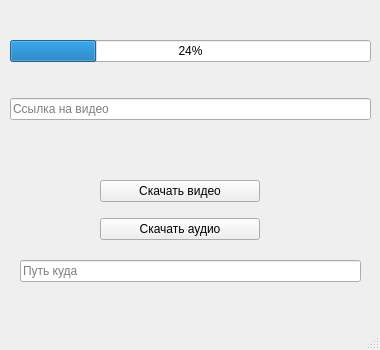
<?xml version="1.0" encoding="UTF-8"?>
<ui version="4.0">
 <class>download_youtube</class>
 <widget class="QMainWindow" name="download_youtube">
  <property name="geometry">
   <rect>
    <x>0</x>
    <y>0</y>
    <width>380</width>
    <height>350</height>
   </rect>
  </property>
  <property name="maximumSize">
   <size>
    <width>380</width>
    <height>520</height>
   </size>
  </property>
  <property name="windowTitle">
   <string>Загрузчик с ютуба</string>
  </property>
  <widget class="QWidget" name="centralwidget">
   <widget class="QWidget" name="verticalLayoutWidget">
    <property name="geometry">
     <rect>
      <x>10</x>
      <y>10</y>
      <width>361</width>
      <height>141</height>
     </rect>
    </property>
    <layout class="QVBoxLayout" name="verticalLayout">
     <item>
      <widget class="QProgressBar" name="progress_bar">
       <property name="value">
        <number>24</number>
       </property>
      </widget>
     </item>
     <item>
      <widget class="QLineEdit" name="url_dadress">
       <property name="placeholderText">
        <string>Ссылка на видео</string>
       </property>
      </widget>
     </item>
    </layout>
   </widget>
   <widget class="QWidget" name="verticalLayoutWidget_2">
    <property name="geometry">
     <rect>
      <x>100</x>
      <y>170</y>
      <width>160</width>
      <height>80</height>
     </rect>
    </property>
    <layout class="QVBoxLayout" name="verticalLayout_2">
     <item>
      <widget class="QPushButton" name="download_video">
       <property name="text">
        <string>Скачать видео</string>
       </property>
      </widget>
     </item>
     <item>
      <widget class="QPushButton" name="download_audio">
       <property name="text">
        <string>Скачать аудио</string>
       </property>
      </widget>
     </item>
    </layout>
   </widget>
   <widget class="QLineEdit" name="puth_file">
    <property name="geometry">
     <rect>
      <x>20</x>
      <y>260</y>
      <width>341</width>
      <height>22</height>
     </rect>
    </property>
    <property name="inputMask">
     <string/>
    </property>
    <property name="placeholderText">
     <string>Путь куда </string>
    </property>
   </widget>
  </widget>
  <widget class="QMenuBar" name="menubar">
   <property name="geometry">
    <rect>
     <x>0</x>
     <y>0</y>
     <width>380</width>
     <height>26</height>
    </rect>
   </property>
  </widget>
  <widget class="QStatusBar" name="statusbar"/>
 </widget>
 <resources/>
 <connections/>
</ui>
